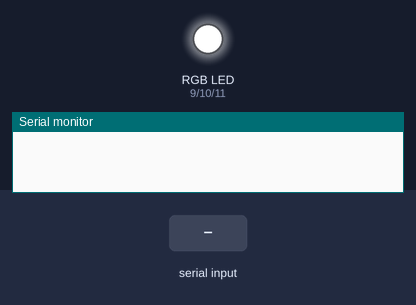
This sketch was run on a simulated Arduino Uno, built with avr-gcc and run on an emulated ATmega328P. Parts: an RGB LED mixed from three pins (HIGH = lit), the last lines printed to the serial monitor. The test bench sets the inputs (shaded band).

Above: at 1.2 s.
1.3 s: "*red" received over the second serial link
At 2.0 s:
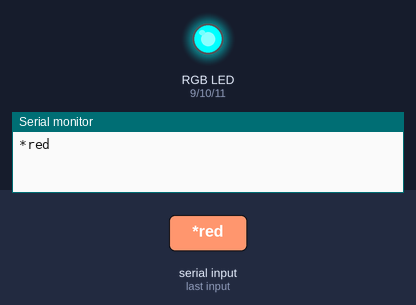
2.8 s: "*green" received over the second serial link
At 3.9 s:
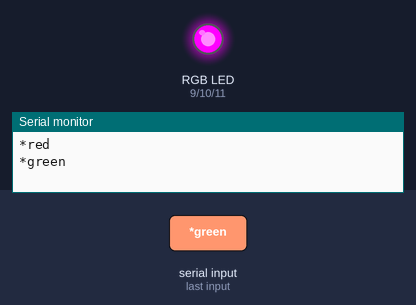
4.3 s: "*blue" received over the second serial link
At 4.6 s:
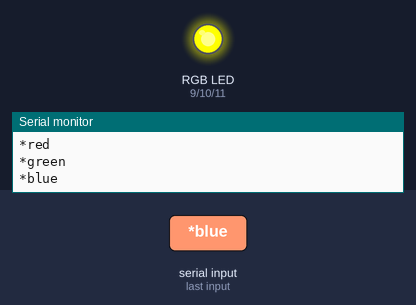
5.8 s: "*white" received over the second serial link
At 6.1 s:
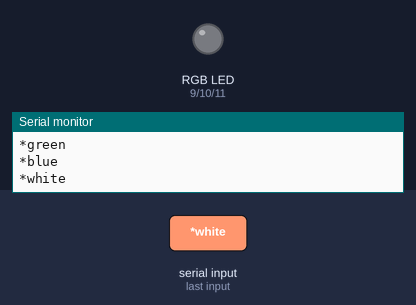
Timing chart, 0 to 8.3 s (numbered marks = the images above; inputs shaded):
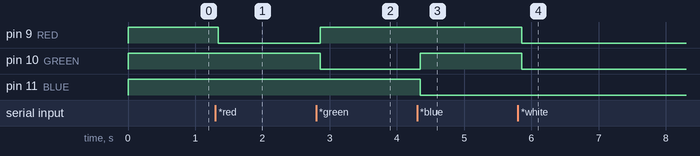

Measured:
- after the input at 1.3 s, pin 9 (RED): HIGH → LOW at once
- after the input at 2.8 s, pin 9 (RED): LOW → HIGH after 0.06 s; pin 10 (GREEN): HIGH → LOW after 0.06 s
- after the input at 4.3 s, pin 10 (GREEN): LOW → HIGH after 0.05 s; pin 11 (BLUE): HIGH → LOW after 0.05 s
- after the input at 5.8 s, pin 9 (RED), pin 10 (GREEN): HIGH → LOW after 0.06 s

The sketch:

rgb_bt_voice.ino
```cpp
#include <SoftwareSerial.h>
SoftwareSerial bt(2,3);

#define GREEN 10
#define BLUE 11
#define RED 9
String voice;
void setup()
{                                            // put your setup code here, to run once:
  Serial.begin(38400);
  bt.begin(38400);

  pinMode(GREEN, OUTPUT);
  pinMode(BLUE, OUTPUT);
  pinMode(RED, OUTPUT);

  analogWrite(RED,255);
  analogWrite(GREEN,255);                    // Since LED must be off in the beginning
  analogWrite(BLUE,255);
}

int redVal;
int greenVal;
int blueVal;

void loop() {

  while (bt.available())   //Check if there is an available byte to read
  {
    delay(10);                   //Delay added to make thing stable
    char c = bt.read();      //Conduct a serial read
    if (c == '#') {break;}       //Exit the loop when the # is detected after the word
    voice += c;                  //Shorthand for voice = voice + c
  }

  if (voice.length() > 0) {
    Serial.println(voice);
  //----------Control Multiple Pins/ LEDs----------//

     if(voice == "*red")//                                FOR RED COLOUR OF THE LED
     {
       analogWrite(RED,0);
       analogWrite(GREEN,255);
       analogWrite(BLUE,255);
     }
     else if(voice == "*green")//                              FOR GREEN COLOUR OF THE LED !
     {
       analogWrite(GREEN,0);
       analogWrite(RED,255);
       analogWrite(BLUE,255);
     }
     else if(voice == "*blue")//                                FOR BLUE COLOUR OF THE LED !
     {
       analogWrite(RED,255);
       analogWrite(BLUE,0);
       analogWrite(GREEN,255);
     }
     else if(voice == "*white")//                               FOR WHITE COLOUR OF THE LED !
     {
       analogWrite(RED,0);
       analogWrite(GREEN,0);
       analogWrite(BLUE,0);
     }
     else if(voice == "*good night")//                          FOR TURNING OFF LED !
     {
       analogWrite(RED,255);
       analogWrite(GREEN,255);
       analogWrite(BLUE,255);
     }
  }
  voice="";                                                       //Reset the variable after initiating

}
```
